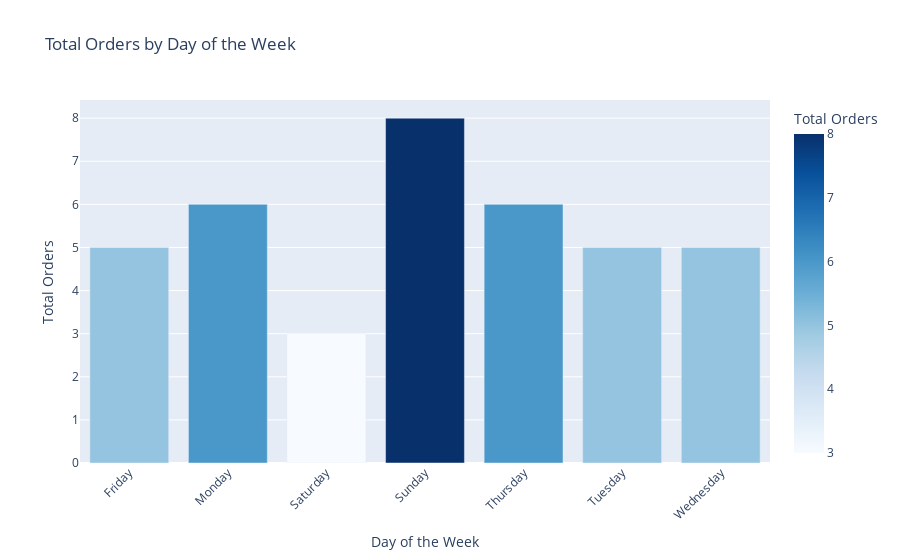

The cell this chart's notebook holds for it:
### Markdown cell above
The bar chart above displays the total number of orders across different meal types. Each bar represents the total orders for a specific meal type, with the length of the bar indicating the total number of orders. The color intensity reflects the volume of orders, with a higher intensity indicating more orders.

This analysis can be used to identify which meal types are most popular among users. For example, if one meal type consistently has higher order volumes, it could suggest that it is favored by customers, and businesses might consider promoting this meal type more heavily or ensuring it remains available in stock.

Furthermore, meal types with lower order counts could be an area for further investigation—perhaps improving the visibility or appeal of these meals could help increase their sales.

### Code cell
# Extract date-related features (Day, Month, Year, Hour)
final_data['Order Date'] = pd.to_datetime(final_data['Order Date'])
final_data['Order Day'] = final_data['Order Date'].dt.day_name()
final_data['Order Month'] = final_data['Order Date'].dt.month_name()
final_data['Order Year'] = final_data['Order Date'].dt.year
final_data['Order Hour'] = final_data['Order Date'].dt.hour

# Group by day of the week to see orders per day
day_order_analysis = final_data.groupby('Order Day').agg(
    total_orders=('Order ID', 'count')
).reset_index()

# Visualization: Orders by Day of the Week using Plotly
import plotly.express as px

fig = px.bar(day_order_analysis, 
             x='Order Day', 
             y='total_orders', 
             title='Total Orders by Day of the Week',
             labels={'Order Day': 'Day of the Week', 'total_orders': 'Total Orders'},
             color='total_orders', 
             color_continuous_scale='Blues')

# Rotate x-axis labels for better readability
fig.update_layout(xaxis_tickangle=-45)

fig.show()

### Figure 1 — Plotly figure (JSON) as saved in the notebook; plotly's stock layout.template omitted (floating-point values rounded to 4 significant figures)
{"data": [{"alignmentgroup": "True", "hovertemplate": "Day of the Week=%{x}<br>Total Orders=%{marker.color}<extra></extra>", "legendgroup": "", "marker": {"color": [5, 6, 3, 8, 6, 5, 5], "coloraxis": "coloraxis", "pattern": {"shape": ""}}, "name": "", "offsetgroup": "", "orientation": "v", "showlegend": false, "textposition": "auto", "type": "bar", "x": ["Friday", "Monday", "Saturday", "Sunday", "Thursday", "Tuesday", "Wednesday"], "xaxis": "x", "y": [5, 6, 3, 8, 6, 5, 5], "yaxis": "y"}], "layout": {"autosize": true, "barmode": "relative", "coloraxis": {"colorbar": {"title": {"text": "Total Orders"}}, "colorscale": [[0, "rgb(247,251,255)"], [0.125, "rgb(222,235,247)"], [0.25, "rgb(198,219,239)"], [0.375, "rgb(158,202,225)"], [0.5, "rgb(107,174,214)"], [0.625, "rgb(66,146,198)"], [0.75, "rgb(33,113,181)"], [0.875, "rgb(8,81,156)"], [1, "rgb(8,48,107)"]]}, "legend": {"tracegroupgap": 0}, "title": {"text": "Total Orders by Day of the Week"}, "xaxis": {"anchor": "y", "autorange": true, "domain": [0, 1], "range": [-0.5, 6.5], "tickangle": -45, "title": {"text": "Day of the Week"}, "type": "category"}, "yaxis": {"anchor": "x", "autorange": true, "domain": [0, 1], "range": [0, 8.421], "title": {"text": "Total Orders"}, "type": "linear"}}}
